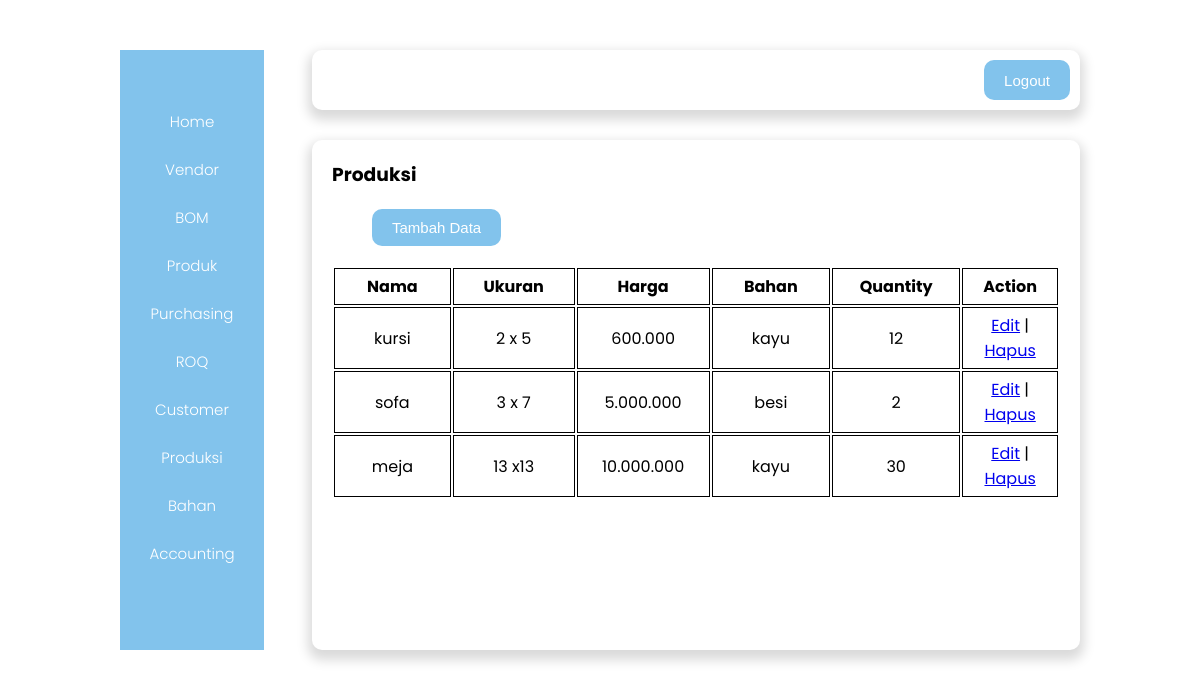
Screenshot of /Produksi/produksi.php with the database file from the repository.
### tables this page shows
CREATE TABLE `tb_produksi` (
  `id` int(7) NOT NULL,
  `nama` varchar(20) NOT NULL,
  `ukuran` varchar(7) NOT NULL,
  `harga` varchar(20) NOT NULL,
  `bahan` varchar(50) NOT NULL,
  `qty` varchar(20) NOT NULL
);

### Produksi/produksi.php (the view, shortened to what this page needs)
<!DOCTYPE html>
<html lang="en">
<head>
    <link rel="stylesheet" href="../css/admin.css?v=<?php echo time (); ?>" />
</head>
<body>
    <div class="container">
        <div class="sidebar">
            <a href="../admin.php">Home</a>
            <a href="../Vendor/Vendor.php">Vendor</a>
            <a href="../BOM/BOM.php">BOM</a>
            <a href="../Produk/Produk.php">Produk</a>
            <a href="../Purchasing/Purchasing.php">Purchasing</a>
            <a href="../ROQ/ROQ.php">ROQ</a>
            <a href="../Customer/Customer.php">Customer</a>
            <a href="produksi.php">Produksi</a>
            <a href="../bahan/bahan.php">Bahan</a>
            <a href="../accounting/accounting.php">Accounting</a>
        </div>
        <div class="right_content">
            <div class="navbar">
                <img src="../assets/logo.png" alt="" />
                <button class="btn">
                    <a href="../logout.php">Logout</a>
                </button>
            </div>
            <div class="content">
                <h3>Produksi</h3>
                <button type="button" class="btn btn-tambah">
                    <a href="produksi-entry.html">Tambah Data</a>
                </button>
                <table class="table-data">
                    <thead>
                        <tr>
                            <th style="width: 20%">Nama</th>
                            <th style="width: 20%">Ukuran</th>
                            <th style="width: 20%">Harga</th>
                            <th style="width: 20%">Bahan</th>
                            <th style="width: 20%">Quantity</th>
                            <th style="width: 20%">Action</th>
                        </tr>
                    </thead>
                    <tbody>
                        <?php
                        include '../koneksi.php';
                        $sql = "SELECT * FROM tb_produksi";
                        $result = mysqli_query($koneksi, $sql);
                        while ($data = mysqli_fetch_assoc($result)) {
                            echo "
                                <tr>
                                    <td>$data[nama]</td>
                                    <td>$data[ukuran]</td>
                                    <td>$data[harga]</td>
                                    <td>$data[bahan]</td>
                                    <td>$data[qty]</td>
                                    <td>
                                        <a href=produksi-edit.php?id=$data[id]>Edit</a> |
                                        <a href=produksi-hapus.php?id=$data[id]>Hapus</a>
                                    </td>
                                </tr>
                            ";
                        }
                        ?>
                    </tbody>
                </table>
            </div>
        </div>
    </div>
</body>
</html>

### css/admin.css (style rules this page uses)
* { margin: 0; padding: 0; box-sizing: border-box; }
body { font-family: "Poppins", sans-serif; }
.container { display: flex; width: 80%; height: 600px; margin: 50px auto; justify-content: space-between; }
.sidebar { display: flex; flex-direction: column; justify-content: center; align-items: center; flex-basis: 15%; background-color: #82C3EC; }
.sidebar a { text-decoration: none; color: white; margin-bottom: 25px; font-size: 15px; font-weight: 300; }
.right_content { flex-basis: 80%; align-items: center; }
.navbar { display: flex; justify-content: space-between; height: 10%; background-color: white; box-shadow: 0 6px 12px 4px rgba(0, 0, 0, 0.15); border-radius: 10px; padding: 10px; margin-bottom: 30px; }
.btn { background-color: #82C3EC; border: none; padding: 10px 20px; border-radius: 10px; font-size: 15px; cursor: pointer; color: white; }
.btn a { text-decoration: none; color: white; }
.btn-tambah { margin: 20px 0 0 40px; }
.content { background-color: white; box-shadow: 0 6px 12px 4px rgba(0, 0, 0, 0.15); height: 85%; border-radius: 10px; padding: 20px; overflow: auto; }
.table-data { text-align: center; margin: 20px auto; }
th,td { border: 1px solid black; padding: 5px 20px; }

### rows the page displays
tb_produksi: nama "kursi", ukuran "2 x 5", harga "600.000", bahan "kayu", qty "12"
tb_produksi: nama "sofa", ukuran "3 x 7", harga "5.000.000", bahan "besi", qty "2"
tb_produksi: nama "meja", ukuran "13 x13", harga "10.000.000", bahan "kayu", qty "30"
